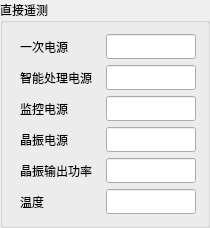
      <widget class="QGroupBox" name="groupBox_35">
       <property name="sizePolicy">
        <sizepolicy hsizetype="Preferred" vsizetype="Preferred">
         <horstretch>0</horstretch>
         <verstretch>0</verstretch>
        </sizepolicy>
       </property>
       <property name="maximumSize">
        <size>
         <width>16777215</width>
         <height>16777215</height>
        </size>
       </property>
       <property name="font">
        <font>
         <family>宋体</family>
         <pointsize>9</pointsize>
        </font>
       </property>
       <property name="title">
        <string>直接遥测</string>
       </property>
       <layout class="QGridLayout" name="gridLayout">
        <item row="0" column="1">
         <widget class="QLabel" name="label_81">
          <property name="sizePolicy">
           <sizepolicy hsizetype="Preferred" vsizetype="Preferred">
            <horstretch>0</horstretch>
            <verstretch>0</verstretch>
           </sizepolicy>
          </property>
          <property name="minimumSize">
           <size>
            <width>80</width>
            <height>0</height>
           </size>
          </property>
          <property name="font">
           <font>
            <family>宋体</family>
            <pointsize>9</pointsize>
           </font>
          </property>
          <property name="layoutDirection">
           <enum>Qt::LeftToRight</enum>
          </property>
          <property name="text">
           <string>一次电源</string>
          </property>
         </widget>
        </item>
        <item row="0" column="2">
         <widget class="QLineEdit" name="dirYCline_1">
          <property name="sizePolicy">
           <sizepolicy hsizetype="Preferred" vsizetype="Fixed">
            <horstretch>0</horstretch>
            <verstretch>0</verstretch>
           </sizepolicy>
          </property>
          <property name="maximumSize">
           <size>
            <width>90</width>
            <height>16777215</height>
           </size>
          </property>
          <property name="font">
           <font>
            <family>宋体</family>
            <pointsize>9</pointsize>
           </font>
          </property>
          <property name="layoutDirection">
           <enum>Qt::LeftToRight</enum>
          </property>
          <property name="alignment">
           <set>Qt::AlignCenter</set>
          </property>
         </widget>
        </item>
        <item row="1" column="1">
         <widget class="QLabel" name="label_82">
          <property name="sizePolicy">
           <sizepolicy hsizetype="Preferred" vsizetype="Preferred">
            <horstretch>0</horstretch>
            <verstretch>0</verstretch>
           </sizepolicy>
          </property>
          <property name="font">
           <font>
            <family>宋体</family>
            <pointsize>9</pointsize>
           </font>
          </property>
          <property name="layoutDirection">
           <enum>Qt::LeftToRight</enum>
          </property>
          <property name="text">
           <string>智能处理电源</string>
          </property>
         </widget>
        </item>
        <item row="1" column="2">
         <widget class="QLineEdit" name="dirYCline_2">
          <property name="sizePolicy">
           <sizepolicy hsizetype="Preferred" vsizetype="Fixed">
            <horstretch>0</horstretch>
            <verstretch>0</verstretch>
           </sizepolicy>
          </property>
          <property name="maximumSize">
           <size>
            <width>90</width>
            <height>16777215</height>
           </size>
          </property>
          <property name="font">
           <font>
            <family>宋体</family>
            <pointsize>9</pointsize>
           </font>
          </property>
          <property name="layoutDirection">
           <enum>Qt::LeftToRight</enum>
          </property>
          <property name="alignment">
           <set>Qt::AlignCenter</set>
          </property>
         </widget>
        </item>
        <item row="2" column="0">
         <widget class="QWidget" name="widget_15" native="true">
          <property name="sizePolicy">
           <sizepolicy hsizetype="Fixed" vsizetype="Fixed">
            <horstretch>0</horstretch>
            <verstretch>0</verstretch>
           </sizepolicy>
          </property>
          <property name="maximumSize">
           <size>
            <width>16777215</width>
            <height>35</height>
           </size>
          </property>
          <layout class="QHBoxLayout" name="horizontalLayout_15">
           <property name="spacing">
            <number>3</number>
           </property>
           <property name="leftMargin">
            <number>0</number>
           </property>
           <property name="topMargin">
            <number>0</number>
           </property>
           <property name="rightMargin">
            <number>0</number>
           </property>
           <property name="bottomMargin">
            <number>0</number>
           </property>
          </layout>
         </widget>
        </item>
        <item row="2" column="1">
         <widget class="QLabel" name="label_83">
          <property name="sizePolicy">
           <sizepolicy hsizetype="Preferred" vsizetype="Preferred">
            <horstretch>0</horstretch>
            <verstretch>0</verstretch>
           </sizepolicy>
          </property>
          <property name="minimumSize">
           <size>
            <width>80</width>
            <height>0</height>
           </size>
          </property>
          <property name="font">
           <font>
            <family>宋体</family>
            <pointsize>9</pointsize>
           </font>
          </property>
          <property name="layoutDirection">
           <enum>Qt::LeftToRight</enum>
          </property>
          <property name="text">
           <string>监控电源</string>
          </property>
         </widget>
        </item>
        <item row="2" column="2">
         <widget class="QLineEdit" name="dirYCline_3">
          <property name="sizePolicy">
           <sizepolicy hsizetype="Preferred" vsizetype="Fixed">
            <horstretch>0</horstretch>
            <verstretch>0</verstretch>
           </sizepolicy>
          </property>
          <property name="maximumSize">
           <size>
            <width>90</width>
            <height>16777215</height>
           </size>
          </property>
          <property name="font">
           <font>
            <family>宋体</family>
            <pointsize>9</pointsize>
           </font>
          </property>
          <property name="layoutDirection">
           <enum>Qt::LeftToRight</enum>
          </property>
          <property name="alignment">
           <set>Qt::AlignCenter</set>
          </property>
         </widget>
        </item>
        <item row="3" column="1">
         <widget class="QLabel" name="label_84">
          <property name="sizePolicy">
           <sizepolicy hsizetype="Preferred" vsizetype="Preferred">
            <horstretch>0</horstretch>
            <verstretch>0</verstretch>
           </sizepolicy>
          </property>
          <property name="minimumSize">
           <size>
            <width>80</width>
            <height>0</height>
           </size>
          </property>
          <property name="font">
           <font>
            <family>宋体</family>
            <pointsize>9</pointsize>
           </font>
          </property>
          <property name="layoutDirection">
           <enum>Qt::LeftToRight</enum>
          </property>
          <property name="text">
           <string>晶振电源</string>
          </property>
         </widget>
        </item>
        <item row="3" column="2">
         <widget class="QLineEdit" name="dirYCline_4">
          <property name="sizePolicy">
           <sizepolicy hsizetype="Preferred" vsizetype="Fixed">
            <horstretch>0</horstretch>
            <verstretch>0</verstretch>
           </sizepolicy>
          </property>
          <property name="maximumSize">
           <size>
            <width>90</width>
            <height>16777215</height>
           </size>
          </property>
          <property name="font">
           <font>
            <family>宋体</family>
            <pointsize>9</pointsize>
           </font>
          </property>
          <property name="layoutDirection">
           <enum>Qt::LeftToRight</enum>
          </property>
          <property name="alignment">
           <set>Qt::AlignCenter</set>
          </property>
         </widget>
        </item>
        <item row="4" column="1">
         <widget class="QLabel" name="label_85">
          <property name="sizePolicy">
           <sizepolicy hsizetype="Preferred" vsizetype="Preferred">
            <horstretch>0</horstretch>
            <verstretch>0</verstretch>
           </sizepolicy>
          </property>
          <property name="minimumSize">
           <size>
            <width>80</width>
            <height>0</height>
           </size>
          </property>
          <property name="font">
           <font>
            <family>宋体</family>
            <pointsize>9</pointsize>
           </font>
          </property>
          <property name="layoutDirection">
           <enum>Qt::LeftToRight</enum>
          </property>
          <property name="text">
           <string>晶振输出功率</string>
          </property>
         </widget>
        </item>
        <item row="4" column="2">
         <widget class="QLineEdit" name="dirYCline_5">
          <property name="sizePolicy">
           <sizepolicy hsizetype="Preferred" vsizetype="Fixed">
            <horstretch>0</horstretch>
            <verstretch>0</verstretch>
           </sizepolicy>
          </property>
          <property name="maximumSize">
           <size>
            <width>90</width>
            <height>16777215</height>
           </size>
          </property>
          <property name="font">
           <font>
            <family>宋体</family>
            <pointsize>9</pointsize>
           </font>
          </property>
          <property name="layoutDirection">
           <enum>Qt::LeftToRight</enum>
          </property>
          <property name="alignment">
           <set>Qt::AlignCenter</set>
          </property>
         </widget>
        </item>
        <item row="5" column="1">
         <widget class="QLabel" name="label_86">
          <property name="sizePolicy">
           <sizepolicy hsizetype="Preferred" vsizetype="Preferred">
            <horstretch>0</horstretch>
            <verstretch>0</verstretch>
           </sizepolicy>
          </property>
          <property name="minimumSize">
           <size>
            <width>80</width>
            <height>0</height>
           </size>
          </property>
          <property name="font">
           <font>
            <family>宋体</family>
            <pointsize>9</pointsize>
           </font>
          </property>
          <property name="layoutDirection">
           <enum>Qt::LeftToRight</enum>
          </property>
          <property name="text">
           <string>温度</string>
          </property>
         </widget>
        </item>
        <item row="5" column="2">
         <widget class="QLineEdit" name="dirYCline_6">
          <property name="sizePolicy">
           <sizepolicy hsizetype="Preferred" vsizetype="Fixed">
            <horstretch>0</horstretch>
            <verstretch>0</verstretch>
           </sizepolicy>
          </property>
          <property name="maximumSize">
           <size>
            <width>90</width>
            <height>16777215</height>
           </size>
          </property>
          <property name="font">
           <font>
            <family>宋体</family>
            <pointsize>9</pointsize>
           </font>
          </property>
          <property name="layoutDirection">
           <enum>Qt::LeftToRight</enum>
          </property>
          <property name="alignment">
           <set>Qt::AlignCenter</set>
          </property>
         </widget>
        </item>
       </layout>
      </widget>
